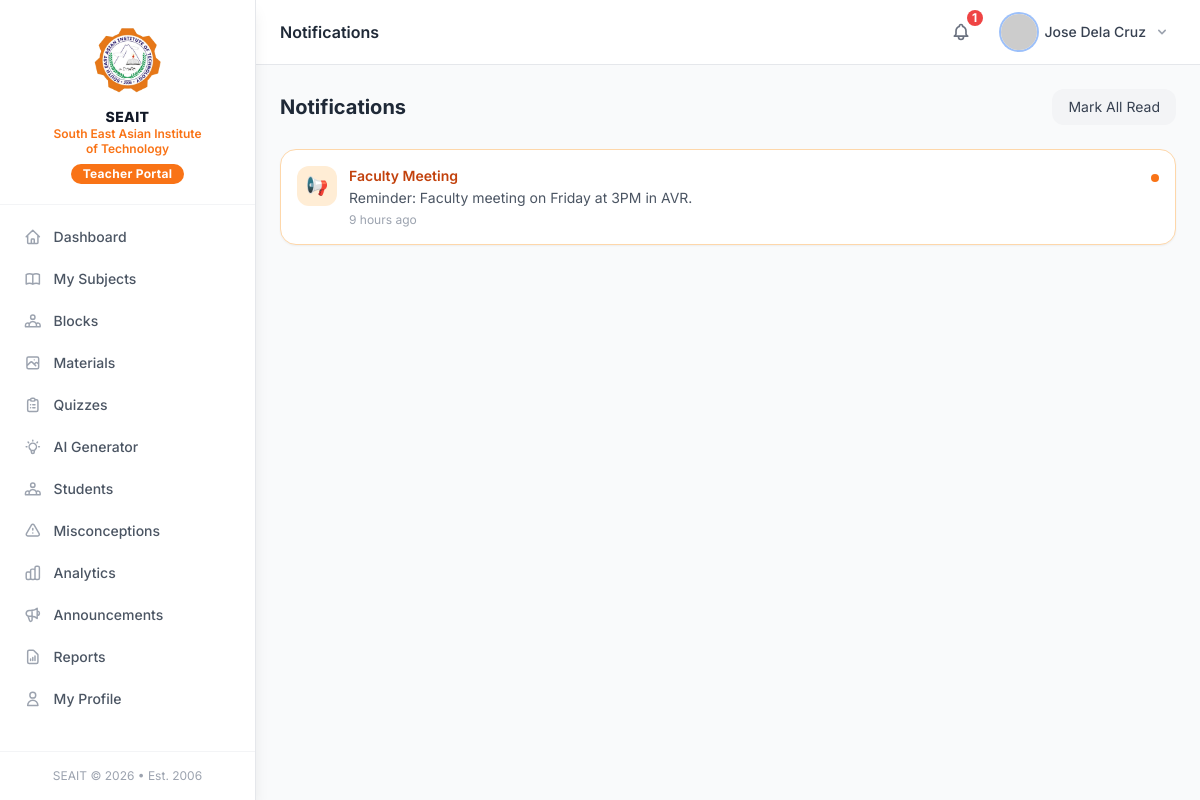
Screenshot of /modules/teacher/notifications.php (signed in) with the database file from the repository.
### tables this page shows
CREATE TABLE notifications (
    id          INT UNSIGNED AUTO_INCREMENT PRIMARY KEY,
    user_id     INT UNSIGNED NOT NULL,
    type        ENUM('quiz_deadline','assignment','new_lesson','new_quiz','quiz_result','achievement','study_reminder','announcement','system') NOT NULL DEFAULT 'system',
    title       VARCHAR(200) NOT NULL,
    message     TEXT         NOT NULL,
    link        VARCHAR(500) DEFAULT NULL,
    is_read     TINYINT(1)   NOT NULL DEFAULT 0,
    created_at  DATETIME     NOT NULL DEFAULT CURRENT_TIMESTAMP,
    read_at     DATETIME     DEFAULT NULL,
    FOREIGN KEY (user_id) REFERENCES users(id) ON DELETE CASCADE,
    INDEX idx_user    (user_id),
    INDEX idx_is_read (is_read),
    INDEX idx_type    (type)
);

### core/Auth.php (called while the page is built, shortened)
<?php
class Auth
{
    public static function id(): ?int
    {
        return $_SESSION['user_id'] ?? null;
    }
}

### core/Database.php (called while the page is built, shortened)
<?php
class Database
{
    private static ?PDO $instance = null;
    public static function getInstance(): PDO
    {
        if (self::$instance === null) {
            $dsn = sprintf(
                'mysql:host=%s;port=%s;dbname=%s;charset=%s',
                DB_HOST, DB_PORT, DB_NAME, DB_CHARSET
            );
            $options = [
                PDO::ATTR_ERRMODE            => PDO::ERRMODE_EXCEPTION,
                PDO::ATTR_DEFAULT_FETCH_MODE => PDO::FETCH_ASSOC,
                PDO::ATTR_EMULATE_PREPARES   => false,
                PDO::MYSQL_ATTR_INIT_COMMAND => "SET NAMES utf8mb4 COLLATE utf8mb4_unicode_ci",
            ];
            try {
                self::$instance = new PDO($dsn, DB_USER, DB_PASS, $options);
            } catch (PDOException $e) {
                if (APP_DEBUG) {
                    die('Database connection failed: ' . $e->getMessage());
                }
                die('A database error occurred. Please try again later.');
            }
        }
        return self::$instance;
    }
    public static function query(string $sql, array $params = []): PDOStatement
    {
        $stmt = self::getInstance()->prepare($sql);
        $stmt->execute($params);
        return $stmt;
    }
    public static function fetchOne(string $sql, array $params = []): ?array
    {
        $row = self::query($sql, $params)->fetch();
        return $row ?: null;
    }
    public static function fetchAll(string $sql, array $params = []): array
    {
        return self::query($sql, $params)->fetchAll();
    }
}

### core/Helpers.php (called while the page is built, shortened)
<?php
function e(mixed $value): string
{
    return htmlspecialchars((string) $value, ENT_QUOTES | ENT_HTML5, 'UTF-8');
}
function getInt(string $key, int $default = 0): int
{
    return (int) ($_GET[$key] ?? $default);
}
function paginate(int $totalRows, int $currentPage, int $perPage = ROWS_PER_PAGE): array
{
    $totalPages = max(1, (int) ceil($totalRows / $perPage));
    $currentPage = max(1, min($currentPage, $totalPages));
    $offset = ($currentPage - 1) * $perPage;
    return [
        'total'       => $totalRows,
        'per_page'    => $perPage,
        'current'     => $currentPage,
        'total_pages' => $totalPages,
        'offset'      => $offset,
        'has_prev'    => $currentPage > 1,
        'has_next'    => $currentPage < $totalPages,
    ];
}
function timeAgo(string $datetime): string
{
    $time  = time() - strtotime($datetime);
    $units = [
        31536000 => 'year',
        2592000  => 'month',
        604800   => 'week',
        86400    => 'day',
        3600     => 'hour',
        60       => 'minute',
        1        => 'second',
    ];
    foreach ($units as $seconds => $label) {
        $count = floor($time / $seconds);
        if ($count >= 1) {
            return "{$count} {$label}" . ($count > 1 ? 's' : '') . ' ago';
        }
    }
    return 'just now';
}

### core/Notification.php (called while the page is built, shortened)
<?php
class Notification
{
    public static function icon(string $type): string
    {
        return match ($type) {
            'quiz_deadline'   => "\u{23F0}",
            'assignment'      => "\u{1F4DD}",
            'new_lesson'      => "\u{1F4D6}",
            'new_quiz'        => "\u{270F}",
            'quiz_result'     => "\u{1F4CA}",
            'achievement'     => "\u{1F3C6}",
            'study_reminder'  => "\u{1F4C5}",
            'announcement'    => "\u{1F4E2}",
            default           => "\u{1F514}",
        };
    }
}

### modules/teacher/notifications.php (the view, shortened to what this page needs)
<?php
$page   = getInt('page', 1);
$total  = Database::fetchOne("SELECT COUNT(*) c FROM notifications WHERE user_id=?",[Auth::id()])['c'];
$pag    = paginate($total, $page, 20);
$notifs = Database::fetchAll(
    "SELECT * FROM notifications WHERE user_id=? ORDER BY created_at DESC LIMIT {$pag['per_page']} OFFSET {$pag['offset']}",
    [Auth::id()]
);
?>
<!DOCTYPE html>
<html lang="en">
<head><?php include __DIR__ . '/../../includes/components/head.php'; ?></head>
<body class="bg-gray-50 min-h-screen">
<?php include __DIR__ . '/../../includes/components/sidebar_teacher.php'; ?>
<div class="md:ml-64 flex flex-col min-h-screen">
<?php include __DIR__ . '/../../includes/components/topbar.php'; ?>
<main class="flex-1 p-4 md:p-6 fade-in">
<div class="flex items-center justify-between mb-6">
    <h2 class="text-xl font-bold text-gray-800">Notifications</h2>
    <form method="POST">
        <button type="submit" class="px-4 py-2 bg-gray-100 text-gray-700 text-sm rounded-xl hover:bg-gray-200">Mark All Read</button>
    </form>
</div>
<div class="space-y-2">
<?php foreach ($notifs as $n): ?>
<div class="bg-white rounded-2xl p-4 shadow-sm border <?= $n['is_read']?'border-gray-100':'border-orange-200' ?> flex items-start gap-3">
    <div class="w-10 h-10 bg-orange-100 rounded-xl flex items-center justify-center flex-shrink-0 text-lg"><?= Notification::icon($n['type']) ?></div>
    <div class="flex-1">
        <p class="text-sm font-semibold text-gray-800 <?= !$n['is_read']?'text-orange-700':'' ?>"><?= e($n['title']) ?></p>
        <p class="text-sm text-gray-600 mt-0.5"><?= e($n['message']) ?></p>
        <p class="text-xs text-gray-400 mt-1"><?= timeAgo($n['created_at']) ?></p>
    </div>
    <?php if (!$n['is_read']): ?><span class="w-2 h-2 bg-orange-500 rounded-full mt-2 flex-shrink-0"></span><?php endif; ?>
</div>
<?php endforeach; ?>
</div>
</main>
</div>
</body>
</html>

### includes/components/head.php (style rules this page uses)
body { font-family: 'Inter', system-ui, sans-serif; }
.fade-in { animation: fadeIn .25s ease-in-out; }

### rows the page displays
notifications: type "📢", title "Faculty Meeting", message "Reminder: Faculty meeting on Friday at 3PM in AVR.", created_at "9 hours ago", is_read 0 (drawn)

### other values shown
$item['label'] "Dashboard"
$item['label'] "My Subjects"
$item['label'] "Blocks"
$item['label'] "Materials"
$item['label'] "Quizzes"
$item['label'] "AI Generator"
$item['label'] "Students"
$item['label'] "Misconceptions"
$item['label'] "Analytics"
$item['label'] "Announcements"
$item['label'] "Reports"
$item['label'] "My Profile"
$pageTitle "Notifications"
$notifCount "1"
$userName "Jose Dela Cruz"
